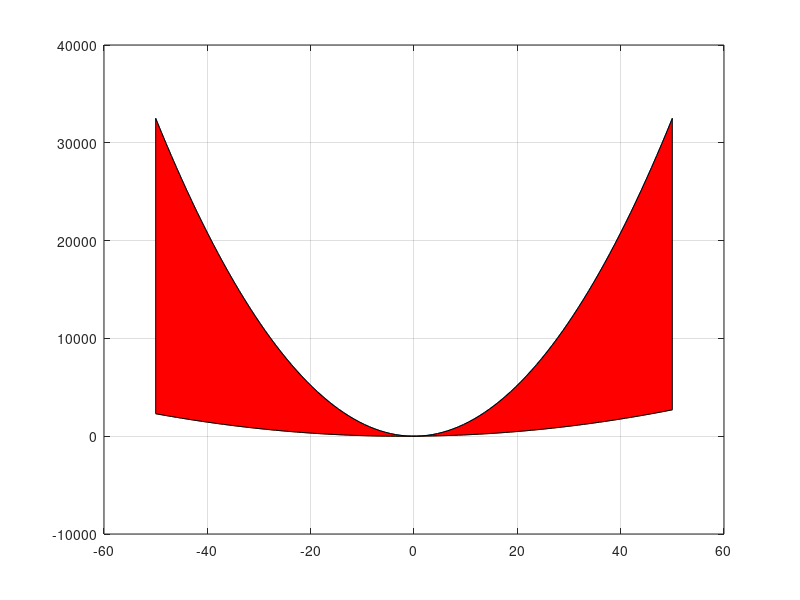

Write the MATLAB code that produced this figure.
clear all;
close all;
clc;

x1 = linspace(-50,50);
x2 = linspace(-50,50);

y1 = 4*x1.^2 + 9*x2.^2;
y2 = x1.^2 + 4*x2;

Li = y1 >= y2;

figure;
plot(x1,y1, x2,y2);
hold on;
patch([x1(Li) fliplr(x1(Li))], [y1(Li) fliplr(y2(Li))], 'r')
hold off
grid